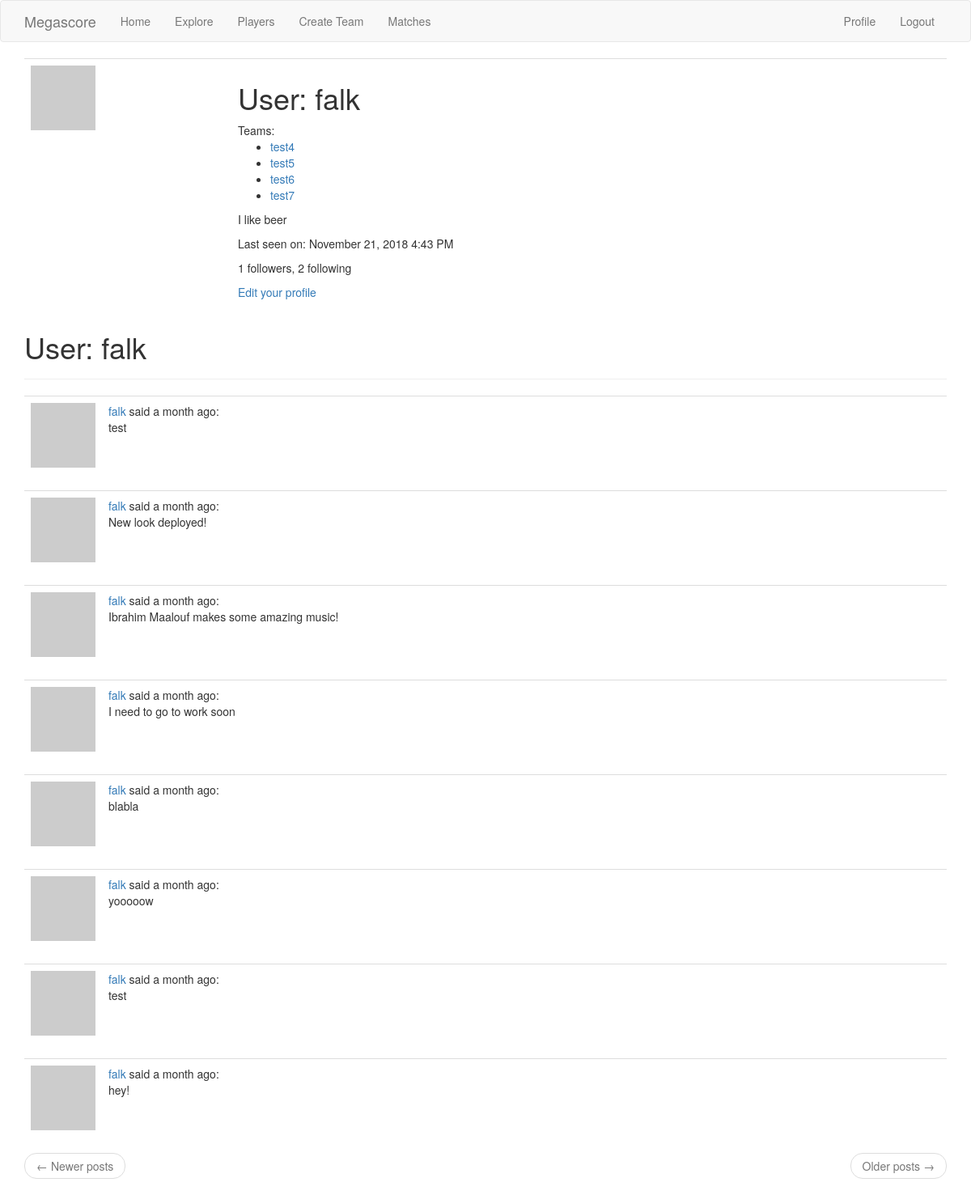
The page /user/falk (signed in) on the database as committed earlier.
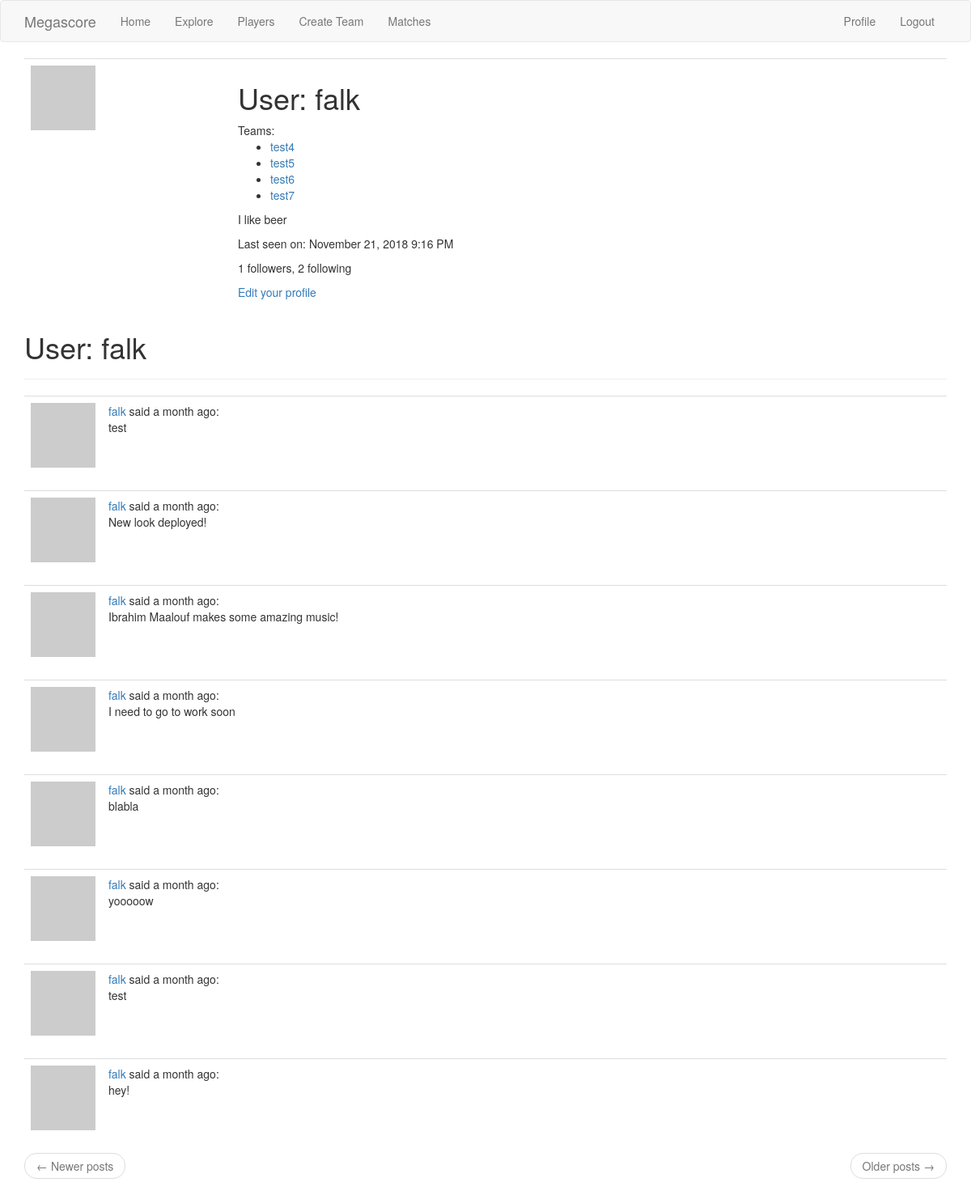
The same page on the database as committed later.
### app/models.py (models this page shows, shortened)
class User(UserMixin, db.Model):
    id = db.Column(db.Integer, primary_key=True)
    username = db.Column(db.String(64), index=True, unique=True)
    email = db.Column(db.String(120), index=True, unique=True)
    password_hash = db.Column(db.String(128))
    posts = db.relationship('Post', backref='author', lazy='dynamic')
    about_me = db.Column(db.String(140))
    last_seen = db.Column(db.DateTime, default=datetime.utcnow)
    def avatar(self, size):
        digest = md5(self.email.lower().encode('utf-8')).hexdigest()
        return 'https://www.gravatar.com/avatar/{}?d=identicon&s={}'.format(digest, size)
    followed = db.relationship(
        'User', secondary=followers,
        primaryjoin=(followers.c.follower_id == id),
        secondaryjoin=(followers.c.followed_id == id),
        backref=db.backref('followers', lazy='dynamic'), lazy='dynamic'
    )

class FantasyTeam(db.Model):
    id = db.Column(db.Integer, primary_key=True)
    name = db.Column(db.Integer, nullable=False)
    user_id = db.Column(db.Integer, db.ForeignKey('user.id'))
    formation = db.Column(db.String(3))
    user = db.relationship('User', backref='fantasy_teams')

class Post(db.Model):
    id = db.Column(db.Integer, primary_key=True)
    body = db.Column(db.String(140))
    timestamp = db.Column(db.DateTime, index=True, default=datetime.utcnow)
    user_id = db.Column(db.Integer, db.ForeignKey('user.id'))

### app/main/routes.py (the view)
@bp.route('/user/<username>')
@login_required
def user(username):
    user = User.query.filter_by(username=username).first_or_404()
    page = request.args.get('page', 1, type=int)
    posts = user.posts.order_by(Post.timestamp.desc()).paginate(page, current_app.config['POSTS_PER_PAGE'], False)
    next_url = url_for('main.user', username=username, page=posts.next_num) if posts.has_next else None
    prev_url = url_for('main.user', username=username, page=posts.prev_num) if posts.has_prev else None
    return render_template('user.html', user=user, posts=posts.items, next_url=next_url, prev_url=prev_url)

### app/main/routes.py (called while the page is built)
@bp.before_app_request
def before_request():
    if current_user.is_authenticated:
        current_user.last_seen = datetime.utcnow()
        db.session.commit()

### app/models.py (called while the page is built)
@login.user_loader
def load_user(id):
    return User.query.get(int(id))

### app/templates/user.html
{% extends 'base.html' %}
{% block app_content %}
    <table class="table table-hover">
        <tr>
            <td width="256px"><img src="{{ user.avatar(128) }}"></td>
            <td>
                <h1>User: {{ user.username }}</h1>
                Teams:
                <ul>
                    {% for fteam in user.fantasy_teams %}
                    <li><a href="{{ url_for('main.my_fantasy_team', team_name=fteam.name) }}">{{ fteam.name }}</a></li>
                    {% endfor %}
                </ul>
                {% if user.about_me %}<p>{{ user.about_me }}</p>{% endif %}
                {% if user.last_seen %}<p>Last seen on: {{ moment(user.last_seen).format('LLL') }}</p>{% endif %}
                <p>{{ user.followers.count() }} followers, {{ user.followed.count() }} following</p>
                {% if user == current_user %}
                    <p><a href="{{ url_for('main.edit_profile') }}">Edit your profile</a></p>
                {% elif not current_user.is_following(user) %}
                    <p><a href="{{ url_for('main.follow', username=user.username) }}">Follow</a></p>
                {% else %}
                    <p><a href="{{ url_for('main.unfollow', username=user.username) }}">Unfollow</a></p>
                {% endif %}
            </td>
        </tr>
    </table>
    <h1>User: {{ user.username }}</h1>
    <hr>
    {% for post in posts %}
        {% include '_post.html' %}
    {% endfor %}
    <nav aria-label="...">
        <ul class="pager">
            <li class="previous{% if not prev_url %} disabled{% endif %}">
                <a href="{{ prev_url or '#' }}">
                    <span aria-hidden="true">&larr;</span> Newer posts
                </a>
            </li>
            <li class="next{% if not next_url %} disabled{% endif %}">
                <a href="{{ next_url or '#' }}">
                    Older posts <span aria-hidden="true">&rarr;</span>
                </a>
            </li>
        </ul>
    </nav>
{% endblock %}

### app/templates/base.html (shortened to what this page needs)
{% extends 'bootstrap/base.html' %}
{% block navbar %}
    <nav class="navbar navbar-default">
        <div class="container">
            <div class="navbar-header">
                <a class="navbar-brand" href="{{ url_for('main.index') }}">Megascore</a>
            </div>
            <div class="collapse navbar-collapse" id="bs-example-navbar-collapse-1">
                <ul class="nav navbar-nav">
                    <li><a href="{{ url_for('main.index') }}">Home</a></li>
                    <li><a href="{{ url_for('main.explore') }}">Explore</a></li>
                    <li><a href="{{ url_for('main.view_players') }}">Players</a></li>
                    <li><a href="{{ url_for('main.create_team') }}">Create Team</a></li>
                    <li><a href="{{ url_for('main.matches') }}">Matches</a></li>
                </ul>
                <ul class="nav navbar-nav navbar-right">
                    {% if current_user.is_anonymous %}
                    <li><a href="{{ url_for('auth.login') }}">Login</a></li>
                    {% else %}
                    <li><a href="{{ url_for('main.user', username=current_user.username) }}">Profile</a></li>
                    <li><a href="{{ url_for('auth.logout') }}">Logout</a></li>
                    {% endif %}
                </ul>
            </div>
        </div>
    </nav>
{% endblock %}
{% block content %}
    <div class="container">
        {% block app_content %}{% endblock %}
    </div>
{% endblock %}
{% block styles %}
    {{super()}}
{% endblock %}

### app/templates/_post.html
<table class="table table-hover">
    <tr>
        <td width="70px">
            <a href="{{ url_for('main.user', username=post.author.username) }}">
                <img src="{{ post.author.avatar(36) }}">
            </a>
        </td>
        <td>
            <a href="{{ url_for('main.user', username=post.author.username) }}" post.author.username }}>
                {{ post.author.username }}
            </a>
            said {{ moment(post.timestamp).fromNow() }}: <br>
            {{ post.body }}
        </td>
    </tr>
</table>

Rows that differ between the two databases and show on the page:
changed User "falk": last_seen "November 21, 2018 4:43 PM" → "November 21, 2018 9:16 PM"
